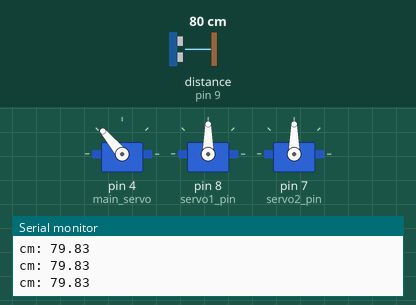
Simulated run of this sketch. Board: Arduino Uno, built with avr-gcc and run on an emulated ATmega328P. On the bench: 3 × servo, the last lines printed to the serial monitor. Wiring (inferred from the names in the program): ultrasonic range finder: trigger pin 10; echo pin 9. Inputs (shaded band) come from the test bench; at power-on: distance to the obstacle (sensor on pin 9) 80 cm. The echo pulse lasts 58.3 µs per cm.

Above: at 1.2 s.
1.3 s: distance to the obstacle (sensor on pin 9) set to 9 cm
2.8 s: distance to the obstacle (sensor on pin 9) set to 6 cm
At 5.5 s:
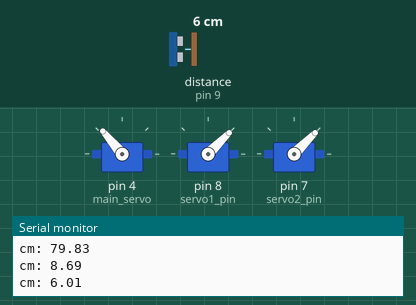
5.8 s: distance to the obstacle (sensor on pin 9) set to 3 cm
At 9.1 s:
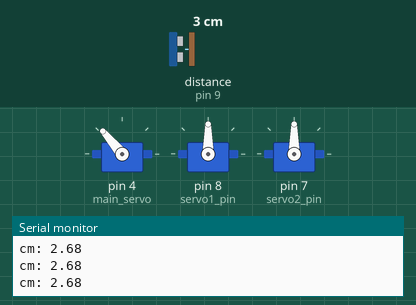
Timing chart, 0 to 10.6 s (numbered marks = the images above; inputs shaded):
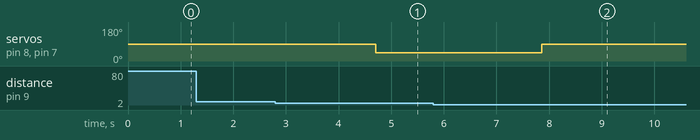

The sketch:

Distance_sensor_10.04.ino
```cpp
#include <Servo.h>

int trigPin = 10;
int echoPin = 9;

long duration;
float cm;

int servo1_pin = 8;
int servo2_pin = 7;
int main_servo = 4;

Servo servo1;
Servo servo2;
Servo mainservo;

void setup() {
  Serial.begin(9600);

  pinMode(trigPin, OUTPUT);
  pinMode(echoPin, INPUT);

  mainservo.attach(main_servo);
  mainservo.write(130);
  servo1.attach(servo1_pin);
  servo2.attach(servo2_pin);
}

void loop() {
  digitalWrite(trigPin, LOW);
  delayMicroseconds(5);
  digitalWrite(trigPin, HIGH);
  delayMicroseconds(10);
  digitalWrite(trigPin, LOW);
  duration = pulseIn(echoPin, HIGH);
  cm = (duration / 2) / 29.1;

  delay(150);

  Serial.print("cm: "); Serial.println(cm);

  if ( cm >= 4 && cm <= 7 ) { // 조건을 완성하세요. cm >= 4 && cm <= 6
    //실행내용을 입력하세요.
    //작동 후 delay를 주어 물건이 컨베이어벨트를 지나갈 수 있도록 유도해 주세요.
    servo1.write(45);
    servo2.write(45);
    delay(3000);
  }
  else if ( cm >= 7.5 && cm <= 9.5 ) { // 조건을 완성하세요. cm >= 7 && cm <= 9
    //실행내용을 입력하세요.
    //작동 후 delay를 주어 물건이 컨베이어벨트를 지나갈 수 있도록 유도해 주세요.
    servo1.write(90);
    servo2.write(90);
    delay(3000);
  }
  else {
    servo1.write(90);
    servo2.write(90);
  }
}
```

Measured:
- the behaviour switches between 8 and 7 cm on distance to the obstacle (sensor on pin 9) (found by bisection; images 0 and 1)
- the behaviour switches between 5 and 4 cm on distance to the obstacle (sensor on pin 9) (found by bisection; images 1 and 2)
- after the input at 2.8 s, servo on pin 8 (servo1_pin), servo on pin 7 (servo2_pin): 90° → 45° after 1.9 s
- after the input at 5.8 s, servo on pin 8 (servo1_pin), servo on pin 7 (servo2_pin): 45° → 90° after 2.1 s
